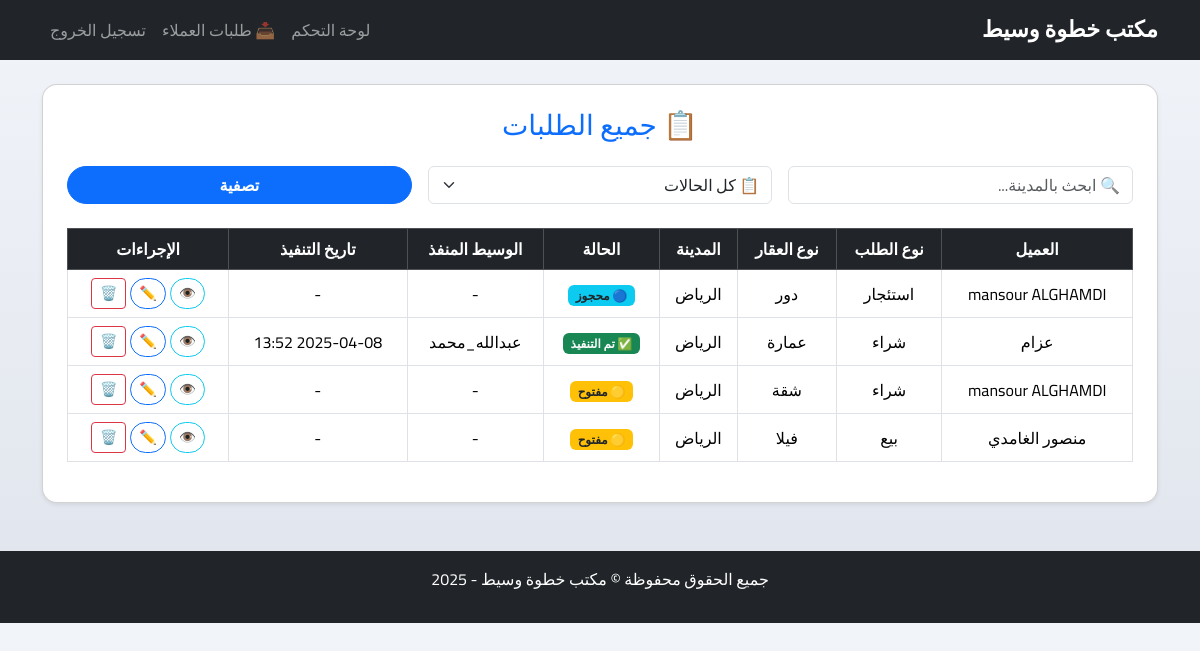
The page /admin-panel/requests/ (signed in) on the database as committed earlier.
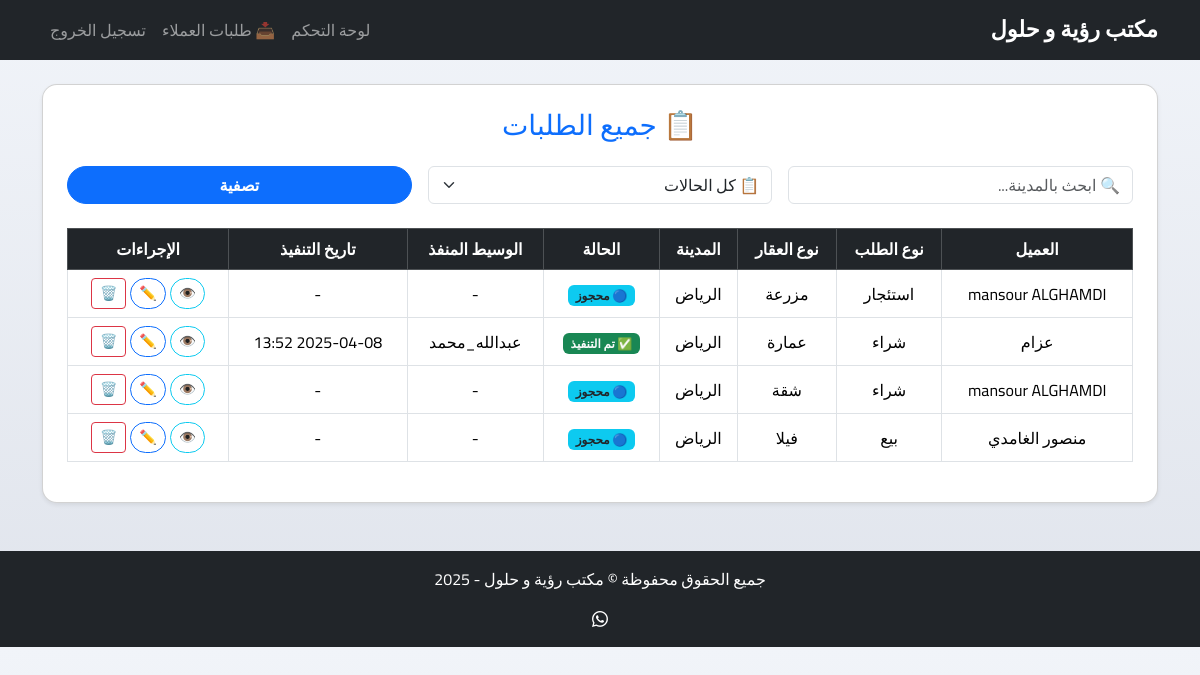
The same page on the database as committed later.
### core/models.py (models this page shows, shortened)
class CustomerRequest(models.Model):
    REQUEST_TYPE_CHOICES = [
        ('buy', 'شراء'),
        ('sell', 'بيع'),
        ('rent_out', 'تأجير'),
        ('rent', 'استئجار'),
    ]
    PROPERTY_TYPE_CHOICES = Property.PROPERTY_TYPE_CHOICES
    PAYMENT_METHOD_CHOICES = [
        ('cash', 'كاش'),
        ('finance', 'تمويل'),
    ]
    STATUS_CHOICES = [
        ('open', 'مفتوح'),
        ('reserved', 'محجوز'),
        ('executed', 'تم التنفيذ'),
    ]
    full_name = models.CharField(max_length=100)
    phone = models.CharField(max_length=20)
    city = models.CharField(max_length=100)
    district = models.CharField(max_length=100)
    area_required = models.CharField(max_length=50)
    property_type = models.CharField(max_length=20, choices=PROPERTY_TYPE_CHOICES)
    request_type = models.CharField(max_length=20, choices=REQUEST_TYPE_CHOICES)
    details = models.TextField()
    max_price = models.DecimalField(max_digits=12, decimal_places=2)
    payment_method = models.CharField(max_length=10, choices=PAYMENT_METHOD_CHOICES)
    license_number = models.CharField(max_length=50, blank=True, null=True)
    status = models.CharField(max_length=10, choices=STATUS_CHOICES, default='open')
    reserved_by = models.ForeignKey(
        CustomUser,
        null=True,
        blank=True,
        on_delete=models.SET_NULL,
        related_name='reserved_requests'
    )
    created_at = models.DateTimeField(auto_now_add=True)
    area = models.CharField(max_length=100, blank=True, null=True)

class SiteSettings(models.Model):
    site_name = models.CharField(max_length=100, default='مكتب خطوة وسيط')
    twitter_url = models.URLField(blank=True, null=True)
    snapchat_url = models.URLField(blank=True, null=True)
    whatsapp_number = models.CharField(max_length=20, blank=True, null=True)
    class Meta:
        verbose_name = "إعدادات الموقع"
        verbose_name_plural = "إعدادات الموقع"

### core/views.py (the view)
# urls.py: path('admin-panel/requests/', views.all_requests_admin_view, name='admin_all_requests'),
@login_required
@user_passes_test(lambda u: u.user_type == 'admin')
def all_requests_admin_view(request):
    requests = CustomerRequest.objects.all().order_by('-created_at')
    city = request.GET.get('city')
    status = request.GET.get('status')
    if city:
        requests = requests.filter(city__icontains=city)
    if status in ['open', 'executed', 'reserved']:
        requests = requests.filter(status=status)
    return render(request, 'core/admin_all_requests.html', {
        'requests': requests,
        'selected_city': city or '',
        'selected_status': status or '',
    })

### core/context_processors.py (called while the page is built)
def site_settings(request):
    try:
        return {'site_settings': SiteSettings.objects.first()}
    except:
        return {'site_settings': None}

### core/templates/core/admin_all_requests.html (shortened to what this page needs)
{% extends 'core/base.html' %}
{% block content %}
<div class="card shadow-sm p-4">
    <h3 class="mb-4 text-center text-primary">📋 جميع الطلبات</h3>
    <form method="get" class="row g-3 mb-4">
        <div class="col-md-4">
            <input type="text" name="city" class="form-control" placeholder="🔍 ابحث بالمدينة..." value="{{ request.GET.city }}">
        </div>
        <div class="col-md-4">
            <select name="status" class="form-select">
                <option value="">📋 كل الحالات</option>
            </select>
        </div>
        <div class="col-md-4 text-end">
            <button type="submit" class="btn btn-primary w-100">تصفية</button>
        </div>
    </form>
    {% if requests %}
    <div class="table-responsive">
        <table class="table table-bordered table-hover text-center align-middle">
            <thead class="table-dark">
                <tr>
                    <th>العميل</th>
                    <th>نوع الطلب</th>
                    <th>نوع العقار</th>
                    <th>المدينة</th>
                    <th>الحالة</th>
                    <th>الوسيط المنفذ</th>
                    <th>تاريخ التنفيذ</th>
                    <th>الإجراءات</th>
                </tr>
            </thead>
            <tbody>
                {% for r in requests %}
                <tr>
                    <td>{{ r.full_name }}</td>
                    <td>{{ r.get_request_type_display }}</td>
                    <td>{{ r.get_property_type_display }}</td>
                    <td>{{ r.city }}</td>
                    <td>
                        {% if r.status == 'open' %}
                            <span class="badge bg-warning text-dark">🟡 مفتوح</span>
                        {% elif r.status == 'reserved' %}
                            <span class="badge bg-info text-dark">🔵 محجوز</span>
                        {% elif r.status == 'executed' %}
                            <span class="badge bg-success text-light">✅ تم التنفيذ</span>
                        {% endif %}
                    </td>
                    <td>
                        {% if r.execution %}
                            {{ r.execution.agent.username }}
                        {% else %}
                            -
                        {% endif %}
                    </td>
                    <td>
                        {% if r.execution %}
                            {{ r.execution.executed_at|date:"Y-m-d H:i" }}
                        {% else %}
                            -
                        {% endif %}
                    </td>
                    <td>
                        <div class="d-flex justify-content-center gap-1">
                            <a href="{% url 'request_detail' r.id %}" class="btn btn-sm btn-outline-info">👁️</a>
                            <a href="{% url 'admin_edit_request' r.id %}" class="btn btn-sm btn-outline-primary">✏️</a>
                            <a href="{% url 'admin_delete_request' r.id %}" class="btn btn-sm btn-outline-danger">🗑️</a>
                        </div>
                    </td>
                </tr>
                {% endfor %}
            </tbody>
        </table>
    </div>
    {% else %}
    <p class="text-muted text-center">لا توجد طلبات مطابقة.</p>
    {% endif %}
</div>
{% endblock %}

### core/templates/core/base.html (shortened to what this page needs)
{% load static %}
<!DOCTYPE html>
<html lang="ar" dir="rtl">
<head>
    <link href="https://cdn.jsdelivr.net/npm/bootstrap@5.3.3/dist/css/bootstrap.rtl.min.css" rel="stylesheet">
    <link href="https://cdn.jsdelivr.net/npm/bootstrap-icons@1.10.5/font/bootstrap-icons.css" rel="stylesheet">
    <link rel="stylesheet" href="{% static 'css/dashboard.css' %}">
</head>
<body class="{% block body_class %}{% endblock %}">
<nav class="navbar navbar-expand-lg navbar-dark bg-dark mb-4">
    <div class="container">
        <a class="navbar-brand" href="/">{{ site_settings.site_name|default:"مكتب خطوة وسيط" }}</a>
        <div class="collapse navbar-collapse justify-content-end" id="navbarNav">
            <ul class="navbar-nav">
                {% if user.is_authenticated %}
                    <li class="nav-item">
                        <a class="nav-link" href="{% url 'dashboard' %}">لوحة التحكم</a>
                    </li>
                    <li class="nav-item">
                        <a class="nav-link" href="{% url 'customer_requests' %}">📥 طلبات العملاء</a>
                    </li>
                    <li class="nav-item">
                        <a class="nav-link" href="{% url 'logout' %}">تسجيل الخروج</a>
                    </li>
                {% else %}
                    <li class="nav-item">
                        <a class="nav-link" href="{% url 'login' %}">تسجيل الدخول</a>
                    </li>
                {% endif %}
            </ul>
        </div>
    </div>
</nav>
<div class="container mb-5">
    {% block content %}{% endblock %}
</div>
<footer class="bg-dark text-white text-center py-3 mt-auto">
    <div class="container">
        <p>جميع الحقوق محفوظة &copy; {{ site_settings.site_name|default:"مكتب خطوة وسيط" }} - 2025</p>
        <div>
            {% if site_settings.whatsapp_number %}
                <a href="https://wa.me/{{ site_settings.whatsapp_number }}" class="text-white"><i class="bi bi-whatsapp"></i></a>
            {% endif %}
        </div>
    </div>
</footer>
</body>
</html>

Rows that differ between the two databases and show on the page:
added SiteSettings: site_name "مكتب رؤية و حلول"
changed CustomerRequest "استئجار": property_type "دور" → "مزرعة"
changed CustomerRequest "شقة": status "🟡 مفتوح" → "🔵 محجوز"
changed CustomerRequest "منصور الغامدي": status "🟡 مفتوح" → "🔵 محجوز"
Other text that changed with them:
{{ site_settings.site_name|default:"مكتب خطوة وسيط" }}: "مكتب خطوة وسيط" → (not shown)
